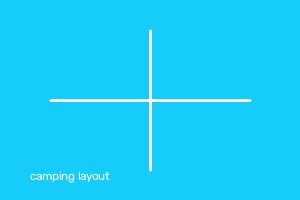
#> input picture examples/camping_layout.jpg, 300 x 200 px
$ python -i terrain_intelligence.py   (imports and definitions only)
#> lines starting #> are read from the running program, lines starting #| are printed output that depends on the picture
"""Multi-source terrain intelligence engine.

This module combines local map/terrain files, remote map resources, and online search results
into a structured understanding of a location before building a world.
"""

import base64
import io
import json
import math
import re
import urllib.parse
import urllib.request
from pathlib import Path
from typing import Any

import cv2
import numpy as np
from PIL import Image


class TerrainIntelligence:
    """Analyse terrain inputs and gather supporting reference data."""

    def __init__(self, cache_dir: Path | None = None):
        self.cache_dir = cache_dir or Path.home() / ".cache" / "festivalworld" / "terrain_intel"
        self.cache_dir.mkdir(parents=True, exist_ok=True)

    def ingest_local_file(self, path: str | Path) -> dict[str, Any]:
        path = Path(path)
        if not path.exists():
            raise FileNotFoundError(path)

        suffix = path.suffix.lower()
        if suffix in {".png", ".jpg", ".jpeg", ".tif", ".tiff", ".bmp"}:
            return self._analyze_image(path)
        if suffix == ".json":
            return {"type": "json", "content": json.loads(path.read_text())}
        return {"type": "unknown", "path": str(path)}

    def _analyze_image(self, path: Path) -> dict[str, Any]:
        img = Image.open(path).convert("L")
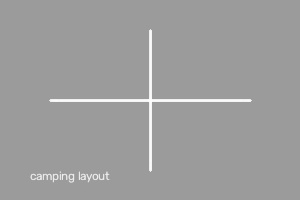
#> img: PIL image 300x200 L; min 149, max 254, mean 156.8
        arr = np.array(img, dtype=np.float32)
        arr = cv2.resize(arr, (256, 256), interpolation=cv2.INTER_AREA)
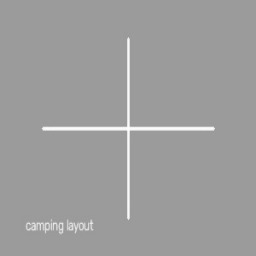
#> arr: shape (256, 256) float32; min 150.7, max 253.1, mean 156.8
        hist = np.histogram(arr, bins=16)[0]
#> hist = [63479, 151, 57, 63, 250, 66, 25, 23, 225, 45, 235, 196, 25, 164, 169, 363]
        mean = float(arr.mean())
#> mean = 156.8
        std = float(arr.std())
#> std = 11.53
        return {
            "type": "image",
            "size": [arr.shape[1], arr.shape[0]],
            "mean_brightness": mean,
            "brightness_std": std,
            "histogram": hist.tolist(),
            "terrain_hint": self._classify_image(arr),
        }

    def _classify_image(self, arr: np.ndarray) -> str:
        mean = float(arr.mean())
#> mean = 156.8
        std = float(arr.std())
#> std = 11.53
        if std < 10:
            return "flat"
        if mean > 180:
            return "bright_highland"
        if mean < 80:
            return "dark_lowland"
        return "mixed"

    # [76 lines left out: functions search_online_resources, _build_search_terms, build_context_profile, _summarize_context, not called in this run]

>>> result = TerrainIntelligence().ingest_local_file('../examples/camping_layout.jpg')
#> result = {'type': 'image', 'size': [256, 256], 'mean_brightness': 156.8, 'brightness_std': 11.53, 'histogram': [63479, 151, 57, 63, 250, 66, 25, 23, 225, 45, 235, 196, 25, 164, 169, 363], 'terrain_hint': 'mixed'}
